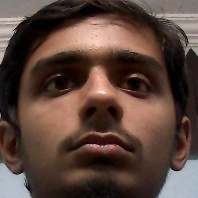
#> input picture Facial_Recognition/Dataset/3_Het/3_1.0.jpg, 198 x 198 px; its folder holds only this picture in this run
$ python train_model.py
#> lines starting #> are read from the running program, lines starting #| are printed output that depends on the picture
import os
import cv2
import numpy as np
from PIL import Image


def trainModel():
    # Initialize names and path to empty list
    names = []
    path = []

    # Get the names of all the users
    for users in os.listdir("Dataset"):
        names.append(users)

    # Get the path to all the images
    for name in names:
        for image in os.listdir("Dataset/{}".format(name)):
            path_string = os.path.join("Dataset/{}".format(name), image)
            path.append(path_string)

    faces = []
    ids = []

    # For each image create a numpy array and add it to faces list
    for img_path in path:
        image = Image.open(img_path).convert("L")
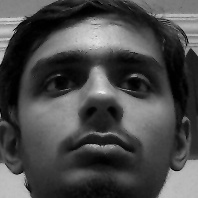
#> image: PIL image 198x198 L; min 0, max 238, mean 73.8

        imgNp = np.array(image, "uint8")

        id = int(img_path.split("/")[2].split("_")[0])

        faces.append(imgNp)
        ids.append(id)

    # Convert the ids to numpy array and add it to ids list
    ids = np.array(ids)

    print("[INFO] Created faces and names Numpy Arrays")
    print("[INFO] Initializing the Classifier")

    # Make sure contrib is installed
    # The command is pip install opencv-contrib-python

    # Call the recognizer
    trainer = cv2.face.LBPHFaceRecognizer_create()
    # Give the faces and ids numpy arrays
    trainer.train(faces, ids)
    # Write the generated model to a yml file
    trainer.write("training.yml")

    print("[INFO] Training Done")


for _ in range(5):
    trainModel()
